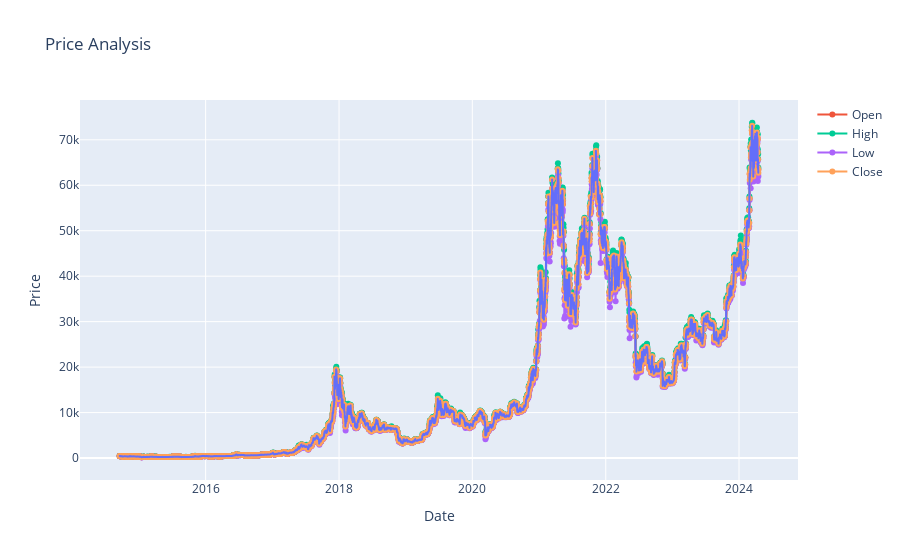

Notebook source saved alongside this figure:
### Code cell
fig.add_trace(go.Scatter(x=data['Date'], y=data['Open'], mode='lines+markers', name='Open'))
fig.add_trace(go.Scatter(x=data['Date'], y=data['High'], mode='lines+markers', name='High'))
fig.add_trace(go.Scatter(x=data['Date'], y=data['Low'], mode='lines+markers', name='Low'))
fig.add_trace(go.Scatter(x=data['Date'], y=data['Close'], mode='lines+markers', name='Close'))

fig.update_layout(title='Price Analysis',
                  xaxis_title='Date',
                  yaxis_title='Price')

fig.show()

### Figure 1 — Plotly figure (JSON) as saved in the notebook; plotly's stock layout.template omitted (floating-point values rounded to 4 significant figures; data arrays with more than 128 entries replaced by an {"elided": "..."} marker saying what was removed)
{"data": [{"hovertemplate": "Date=%{x}<br>Close=%{y}<extra></extra>", "legendgroup": "", "line": {"color": "#636efa", "dash": "solid"}, "marker": {"symbol": "circle"}, "mode": "lines", "name": "", "showlegend": false, "type": "scattergl", "x": {"elided": "3500 str values"}, "xaxis": "x", "y": {"elided": "3500 float values"}, "yaxis": "y"}, {"mode": "lines+markers", "name": "Open", "type": "scatter", "x": {"elided": "3500 str values"}, "y": {"elided": "3500 float values"}}, {"mode": "lines+markers", "name": "High", "type": "scatter", "x": {"elided": "3500 str values"}, "y": {"elided": "3500 float values"}}, {"mode": "lines+markers", "name": "Low", "type": "scatter", "x": {"elided": "3500 str values"}, "y": {"elided": "3500 float values"}}, {"mode": "lines+markers", "name": "Close", "type": "scatter", "x": {"elided": "3500 str values"}, "y": {"elided": "3500 float values"}}], "layout": {"legend": {"tracegroupgap": 0}, "title": {"text": "Price Analysis"}, "xaxis": {"anchor": "y", "domain": [0, 1], "title": {"text": "Date"}}, "yaxis": {"anchor": "x", "domain": [0, 1], "title": {"text": "Price"}}}}
